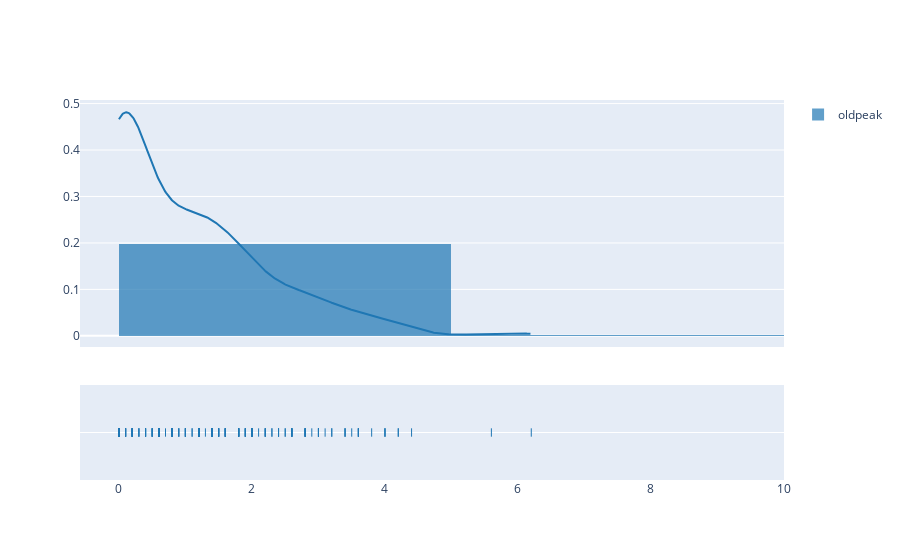

Here is the notebook cell this chart was saved with:
### Markdown cell above
Distplot and Q-Q plot

### Code cell
fig = ff.create_distplot([df.oldpeak],['oldpeak'],bin_size=5)
iplot(fig, filename='Basic Distplot')

#Get also the QQ-plot
fig = plt.figure()
res = stats.probplot(df['oldpeak'], plot=plt)
plt.show()

### Figure 1 — Plotly figure (JSON) as saved in the notebook; plotly's stock layout.template omitted (floating-point values rounded to 4 significant figures; data arrays with more than 128 entries replaced by an {"elided": "..."} marker saying what was removed)
{"data": [{"autobinx": false, "histnorm": "probability density", "legendgroup": "oldpeak", "marker": {"color": "rgb(31, 119, 180)"}, "name": "oldpeak", "opacity": 0.7, "type": "histogram", "x": {"elided": "303 float values"}, "xaxis": "x", "xbins": {"end": 6.2, "size": 5, "start": 0}, "yaxis": "y"}, {"legendgroup": "oldpeak", "marker": {"color": "rgb(31, 119, 180)"}, "mode": "lines", "name": "oldpeak", "showlegend": false, "type": "scatter", "x": {"elided": "500 float values"}, "xaxis": "x", "y": {"elided": "500 float values"}, "yaxis": "y"}, {"legendgroup": "oldpeak", "marker": {"color": "rgb(31, 119, 180)", "symbol": "line-ns-open"}, "mode": "markers", "name": "oldpeak", "showlegend": false, "type": "scatter", "x": {"elided": "303 float values"}, "xaxis": "x", "y": {"elided": "303 str values"}, "yaxis": "y2"}], "layout": {"barmode": "overlay", "hovermode": "closest", "legend": {"traceorder": "reversed"}, "xaxis": {"anchor": "y2", "domain": [0, 1], "zeroline": false}, "yaxis": {"anchor": "free", "domain": [0.35, 1], "position": 0}, "yaxis2": {"anchor": "x", "domain": [0, 0.25], "dtick": 1, "showticklabels": false}}}
